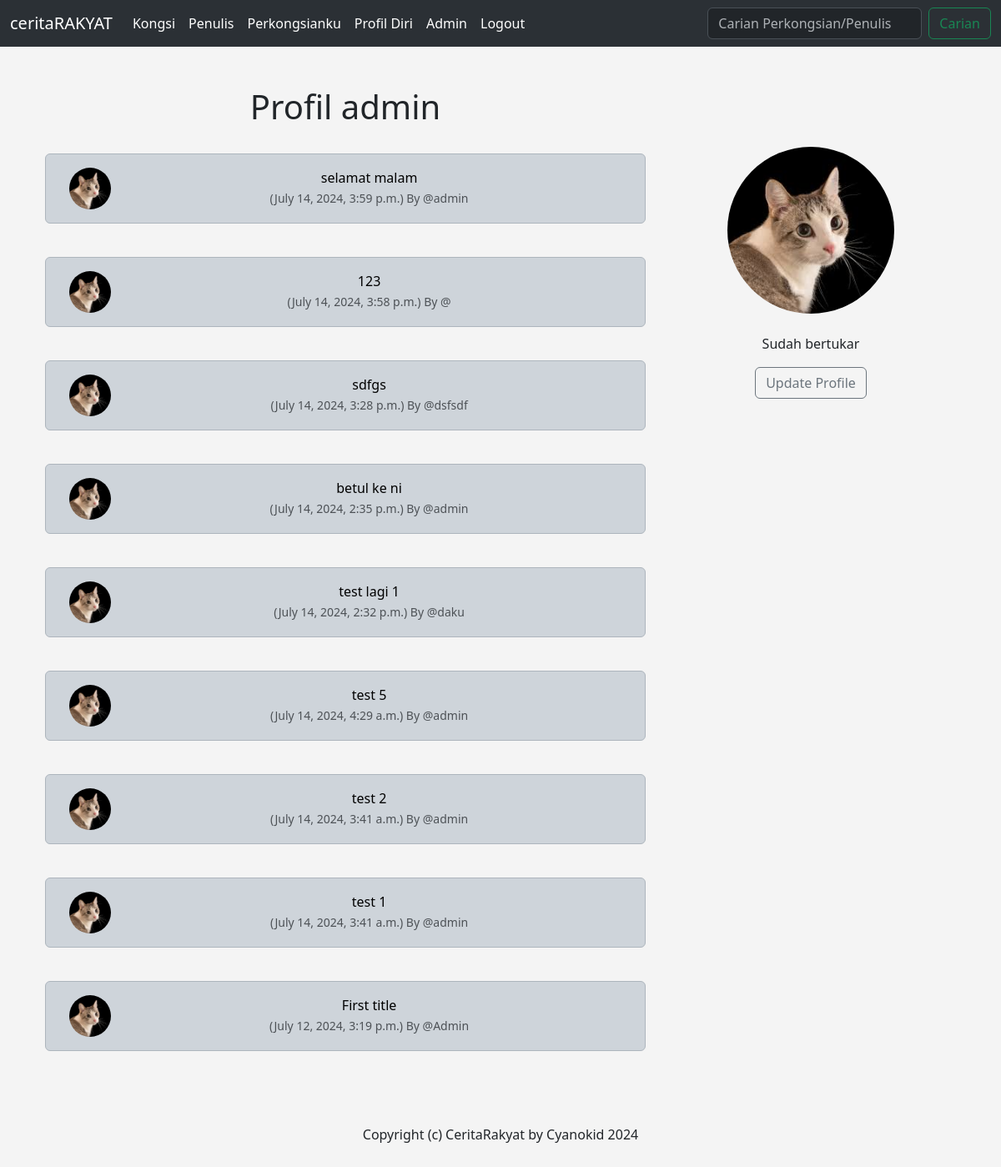
The app's page /show_profile/1 (signed in) with its own data.
### story/models.py (models this page shows, shortened)
class Profile(models.Model):
    user = models.OneToOneField( User, on_delete=models.CASCADE)
    profile_image = models.ImageField(null=True, blank=True, upload_to="images/")
    date_modified = models.DateTimeField(User, auto_now=True)   # To get last time update
    profile_bio = models.CharField(null=True, blank=True, max_length=500)

class Story(models.Model):
    username = models.CharField('Username', max_length=120)
    creator = models.ForeignKey(User, blank=True, null=True, on_delete=models.SET_NULL)
    email = models.EmailField('Email Address', blank=True)
    title = models.CharField('Tittle', max_length=120)
    content = models.TextField(blank=True)
    created_at = models.DateTimeField(auto_now_add=True)
    approved = models.BooleanField('Approved', default=False)
    likes = models.ManyToManyField(User, related_name="story_like", blank=True)
    sads = models.ManyToManyField(User, related_name="story_sad", blank=True)
    laughs = models.ManyToManyField(User, related_name="story_laugh", blank=True)
    angrys = models.ManyToManyField(User, related_name="story_angry", blank=True)
    shocks = models.ManyToManyField(User, related_name="story_shock", blank=True)

### story/views.py (the view)
# urls.py: path('show_profile/<int:pk>', views.show_profile, name="show_profile"),
def show_profile(request, pk):
    if request.user.is_authenticated:
        me = request.user.id
        profile = Profile.objects.get(user_id=pk)
        stories =  Story.objects.filter(creator=me).order_by("-created_at")
        return render(request, 'story/show_profile.html', {
            "profile" : profile,
            "stories" : stories,
        })
    else:
        messages.success(request, ("Anda perlu log Akaun Untuk Melihat Paparan Ini."))
        return redirect('home')

### story/templates/story/show_profile.html (shortened to what this page needs)
{% extends 'story/base.html' %}
{% load static %}
{% block content %}
{% if profile %}
<div class="container text-center">
    <div class="row">
        <div class="col-8">
            <h1> Profil {{ profile.user.username }}</h1>
            <br>
            {% if stories %}
                {% for story in stories %}
                <div class="alert alert-dark text-black" role="alert">
                    <div class="container">
                        <div class="row">
                            <div class="col-1">
                                {% if profile.profile_image %}
                                    <img class="rounded-circle" src="{{ profile.profile_image.url }} " width=50 height=50 alt="{{ profile.user}}">
                                {% else %}
                                    <img src="{% static 'images/default_pic.webp' %}" class="img-fluid rounded-start" alt="profile image">
                                {% endif %}
                            </div>
                            <div class="col-11">
                                <a class="link-offset-2 link-offset-3-hover link-underline link-underline-opacity-0 link-underline-opacity-75-hover" style="color: black;" href="{% url 'show_story' story.id %}">{{ story.title }}</a>
                                <br>
                                <small class="text-muted">
                                ({{ story.created_at }}) By
                                @{{ story.username }}
                                </small>
                            </div>
                        </div>
                    </div>
                </div>
                <br>
                {% endfor %}
            {% endif %}
        </div>
        <div class="col-4">
            <br><br><br>
            <center>
            {% if profile.profile_image %}
                <img class="rounded-circle" src="{{ profile.profile_image.url }} " width=200 height=200 alt="{{ profile.user}}">
                <br><br>
            {% else %}
                <img src="{% static 'images/default_pic.webp' %}" class="img-fluid rounded-start" alt="profile image">
                <br><br>
            {% endif %}
            {% if profile.profile_bio %}
                {% if  profile.profile_bio|length > 30 %}
                    <p align="justify">{{ profile.profile_bio }}</p>
                {% else %}
                    {{ profile.profile_bio }}
                {% endif %}
            {% endif %}
             {% if request.user.id == profile.user.id %}
             <a href="{% url 'update_profile' %}" class="btn btn-outline-secondary">
                 Update Profile
             </a>
             {% endif %}
            </center>
        </div>
        </div>
    </div>
</div>
{% endif %}
<br><br>
{% endblock%}

### story/templates/story/base.html (style rules this page uses)
body { background: #f4f4f4; }

### records on screen
Profile: user.username "admin", profile_image (picture), profile_bio "Sudah bertukar"
Story: profile_image (picture), title "selamat malam", created_at "July 14, 2024, 3:59 p.m.", username "admin"
Story: profile_image (picture), title "123", created_at "July 14, 2024, 3:58 p.m."
Story: profile_image (picture), title "sdfgs", created_at "July 14, 2024, 3:28 p.m.", username "dsfsdf"
Story: profile_image (picture), title "betul ke ni", created_at "July 14, 2024, 2:35 p.m.", username "admin"
Story: profile_image (picture), title "test lagi 1", created_at "July 14, 2024, 2:32 p.m.", username "daku"
Story: profile_image (picture), title "test 5", created_at "July 14, 2024, 4:29 a.m.", username "admin"
Story: profile_image (picture), title "test 2", created_at "July 14, 2024, 3:41 a.m.", username "admin"
Story: profile_image (picture), title "test 1", created_at "July 14, 2024, 3:41 a.m.", username "admin"
Story: profile_image (picture), title "First title", created_at "July 12, 2024, 3:19 p.m.", username "Admin"
